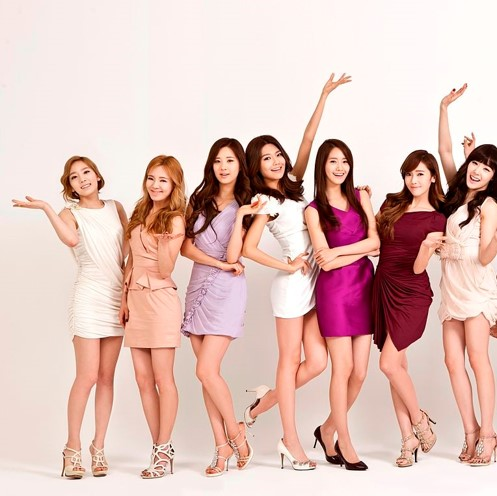
//> input picture Panorama/소녀시대_1.jpg, 497 x 496 px
$ ./Main   (built with g++ and OpenCV 4)
//> lines starting //> are read from the running program, lines starting //| are printed output that depends on the picture
### Panorama/RandomNumberGenerator.h
#pragma once
#include <iostream>
#include <cstdlib>	// std::radn(), std::srand()
#include <ctime>	// std::time()
#include <random>

using namespace std;
namespace UTIL
{
	// [8 lines left out: function PRNG, not called in this run]

	int getRandomNumber(int min, int max)
	{
		static const double fraction = 1. / (RAND_MAX + 1.);

		return min + static_cast<int>((max - min + 1) * (std::rand() * fraction));
	}
}

### Panorama/Panorama.h
#pragma once
#include "opencv2\opencv.hpp"
#include <utility>
#include <vector>
#include <tuple>
#include <math.h>
using namespace std;

namespace IPCVL
{
	class Panorama
	{
	private:
		//vector<pair<cv::Point, cv::Point>> similarKeypoints;
		cv::Mat &img1;
		cv::Mat &img2;

		void makeInput_Matrix(const vector<pair<cv::Point, cv::Point>> &similarKeypoints,
			cv::Mat &input, vector<pair<cv::Point, cv::Point>>::iterator &iter);
		void makeOutput_Matrix(cv::Mat &input, vector<pair<cv::Point, cv::Point>>::iterator &iter);
		void makeTransformationMatrix(const cv::Mat &input, cv::Mat &output);

	public:
		Panorama(cv::Mat &img1, cv::Mat &img2);
		cv::Mat getTransformationMatrixByleastSquareMethod(vector<pair<cv::Point, cv::Point>> &similarKeypoints);
		cv::Mat MatchingByRANSAC(const vector<pair<cv::Point, cv::Point>> &similarKeypoints,
			const int &k, const int &d, const int &fiterror);
		int getHeight();
		int getWidth(const vector<pair<cv::Point, cv::Point>> &similarKeypoints);
		cv::Mat makePanoramaImage(const cv::Mat &TransformationMatrix,
			const vector<pair<cv::Point, cv::Point>> &similarKeypoints);
		cv::Mat getTransXY(const int &x, const int &y, const cv::Mat &TransformationMatrix);
	};
}

### Panorama/Euclidean.h
#pragma once
#include "FeatureVector.h"
#include <vector>
#include <utility>
#include <algorithm>
#include <cmath>
using namespace cv;
using namespace std;

namespace IPCVL
{
	class Euclidean
	{
	private:
		vector<pair<cv::Point, cv::Point>> similarKeypoints;

	public:
		void getMinimumDistanceKeyPoint(vector<FeatureVector> &featurevector1,
			vector<FeatureVector> &featurevector2, const double &threshold);

		double getMinimumDistance(const vector<vector<double>> &vector1,
			const vector<vector<double>> &vector2, double &distance);

		vector<pair<cv::Point, cv::Point>> getSimilarKeypoints();

		void DrawSimilarKeyPoints(Mat &img1, Mat &img2);
	};
}

### Panorama/FeatureVector.h
#pragma once
#include "opencv2\opencv.hpp"

namespace IPCVL
{
	class FeatureVector
	{
	public:
		int y;
		int x;
		std::vector<std::vector<double>> vector;

		FeatureVector(int &x, int &y, std::vector<std::vector<double>> &featureVector)
			: x(x), y(y), vector(featureVector)
		{}
	};
}

### Panorama/HOG_Descriptor.h
#pragma once
#include "FeatureVector.h"
#include "Moravec.h"
#include <vector>
#include <utility>
#include <algorithm>
#include "FeatureVector.h"
using namespace std;

namespace IPCVL
{
	class HOG_Descriptor
	{
	private:
		Mat img;
		vector<pair<int, int>> keyPoint;
		vector<FeatureVector> featureVector;
		int windowSize;
		int blockSize;

	public:
		HOG_Descriptor(const Mat &src, vector<pair<int, int>> &input, const int &windowSize);
		vector<FeatureVector> getFeatureVector();
		void FindDominantOrientation();
		void MakeDescriptor();
		void getHistogram(vector<double> &histogram, const vector<double> &gradientOrientation,
			const vector<double> &dominantOrientation);
	};
}

### Panorama/Moravec.h
#pragma once
#include "opencv2\opencv.hpp"
#include <utility>
#include <vector>
#include <cmath>
#include <algorithm>
using namespace cv;
using namespace std;

namespace IPCVL
{
	class Moravec
	{
	private:
		cv::Mat confidence;
		vector<pair<int, int>> keyPoint;
		int threshold;

	public:
		Moravec(const cv::Mat &src, const int &threshold);
		void CreatConfidence(const cv::Mat &src);
		void DrawFeature(const cv::Mat& dst);
		void processChannel(const cv::Mat &img, const int &x, const int &y);
		void StoreFeaturePossiblity(const int &x, const int &y);
		vector<pair<int, int>> getKeyPoint();
	};
}

### Panorama/Panorama.cpp
#include "Panorama.h"
#include "RandomNumberGenerator.h"
#include <string.h>

IPCVL::Panorama::Panorama(cv::Mat &img1, cv::Mat &img2)
	:img1{ img1 }, img2{ img2 }
{}

void IPCVL::Panorama::makeInput_Matrix(const vector<pair<cv::Point, cv::Point>> &similarKeypoints,
	cv::Mat &input, vector<pair<cv::Point, cv::Point>>::iterator &iter)
{
	input.at<double>(0, 0) += pow(iter->second.y, 2);
	input.at<double>(0, 1) += iter->second.y * iter->second.x;
	input.at<double>(0, 2) += iter->second.y;
	input.at<double>(1, 1) += pow(iter->second.x, 2);
	input.at<double>(1, 2) += iter->second.x;
	input.at<double>(2, 2) += 1;

	if (iter == end(similarKeypoints) - 1)
	{
		input.at<double>(1, 0) = input.at<double>(0, 1);
		input.at<double>(2, 0) = input.at<double>(0, 2);
		input.at<double>(2, 1) = input.at<double>(1, 2);

		for (int j = 0; j < 3; ++j)
			for (int i = 0; i < 3; ++i)
				input.at<double>(j + 3, i + 3) = input.at<double>(j, i);
	}
}

void IPCVL::Panorama::makeOutput_Matrix(cv::Mat &input,
	vector<pair<cv::Point, cv::Point>>::iterator &iter)
{
	input.at<double>(0, 0) += iter->first.y * iter->second.y;
	input.at<double>(1, 0) += iter->second.x * iter->first.y;
	input.at<double>(2, 0) += iter->first.y;
	input.at<double>(3, 0) += iter->second.y * iter->first.x;
	input.at<double>(4, 0) += iter->first.x * iter->second.x;
	input.at<double>(5, 0) += iter->first.x;
}

void IPCVL::Panorama::makeTransformationMatrix(const cv::Mat &input, cv::Mat &output)
{
	output.at<double>(0, 0) = input.at<double>(0, 0);
	output.at<double>(0, 1) = input.at<double>(3, 0);
	output.at<double>(1, 0) = input.at<double>(1, 0);
	output.at<double>(1, 1) = input.at<double>(4, 0);
	output.at<double>(2, 0) = input.at<double>(2, 0);
	output.at<double>(2, 1) = input.at<double>(5, 0);
	output.at<double>(2, 2) = 1;
}

int IPCVL::Panorama::getHeight()
{
	return img2.rows;
}

int IPCVL::Panorama::getWidth(const vector<pair<cv::Point, cv::Point>> &similarKeypoints)
{
	return similarKeypoints[0].first.x
		+ img2.cols - similarKeypoints[0].second.x;
}

cv::Mat IPCVL::Panorama::getTransXY(const int &x, const int &y, const cv::Mat &TransformationMatrix)
{
	double array[1][3]{ {y, x, 1} };
	cv::Mat homogeneousCoordinate(1, 3, CV_64FC1, array);
	cv::Mat point_dst;
	point_dst = homogeneousCoordinate * TransformationMatrix;

	return point_dst;
}

cv::Mat IPCVL::Panorama::getTransformationMatrixByleastSquareMethod(vector<pair<cv::Point, cv::Point>> &similarKeypoints)
{
	cv::Mat input_Matrix = cv::Mat::zeros(6, 6, CV_64FC1);
	cv::Mat operand_Matrix = cv::Mat::zeros(6, 1, CV_64FC1);
	cv::Mat output_Matrix = cv::Mat::zeros(6, 1, CV_64FC1);

	vector<pair<cv::Point, cv::Point>>::iterator iter;

	for (iter = begin(similarKeypoints); iter != end(similarKeypoints); ++iter)
	{
		makeInput_Matrix(similarKeypoints, input_Matrix, iter);
		makeOutput_Matrix(output_Matrix, iter);
	}

	operand_Matrix = input_Matrix.inv() * output_Matrix;

	cv::Mat transformationMatrix = cv::Mat::zeros(3, 3, CV_64FC1);

	makeTransformationMatrix(operand_Matrix, transformationMatrix);

	return transformationMatrix;
}

cv::Mat IPCVL::Panorama::MatchingByRANSAC(const vector<pair<cv::Point, cv::Point>> &similarKeypoints,
	const int &k, const int &d, const int &fiterror)
{
	cv::Mat output;
	int minError = numeric_limits<int>::max();
	for (int i = 0; i < k; ++i)
	{
		vector<pair<cv::Point, cv::Point>> inlier;
		vector<pair<cv::Point, cv::Point>> randomSimilarKeypoint;
		vector<int> threeRandomNumber;
		for (int j = 0; j < 3; ++j)
		{
			int randomNumber = UTIL::getRandomNumber(0, similarKeypoints.size());
			randomSimilarKeypoint.push_back(similarKeypoints[randomNumber]);
			inlier.push_back(similarKeypoints[randomNumber]);
			threeRandomNumber.push_back(randomNumber);
		}

		cv::Mat TransformationMatrix = getTransformationMatrixByleastSquareMethod(randomSimilarKeypoint);

		for (int j = 0; j < similarKeypoints.size(); ++j)
		{
			if (j == threeRandomNumber[0] || j == threeRandomNumber[1]
				|| j == threeRandomNumber[2])
				continue;

			cv::Mat point_dst = getTransXY(similarKeypoints[j].second.x,
				similarKeypoints[j].second.y, TransformationMatrix);

			int y_trans = round(point_dst.at<double>(0, 0));
			int x_trans = round(point_dst.at<double>(0, 1));

			int error = (pow(similarKeypoints[j].first.y - y_trans, 2)
				+ pow(similarKeypoints[j].first.x - x_trans, 2));

			if (error <= fiterror)
			{
				inlier.push_back(similarKeypoints[j]);
				output = TransformationMatrix;
			}
		}

		if (inlier.size() >= d)
		{
			TransformationMatrix = getTransformationMatrixByleastSquareMethod(inlier);

			int error = 0;

			for (int k = 0; k < inlier.size(); ++k)
			{
				cv::Mat point_dst = getTransXY(inlier[k].second.x,
					inlier[k].second.y, TransformationMatrix);

				int y_trans = round(point_dst.at<double>(0, 0));
				int x_trans = round(point_dst.at<double>(0, 1));
				error += pow(inlier[k].first.y - y_trans, 2)
					+ pow(inlier[k].first.x - x_trans, 2);
			}

			if (error <= minError)
			{
				minError = error;
				output = TransformationMatrix;
			}
		}
	}

	return output;
}

cv::Mat IPCVL::Panorama::makePanoramaImage(const cv::Mat &TransformationMatrix,
	const vector<pair<cv::Point, cv::Point>> &similarKeypoints)
{
	int height = getHeight();
	int width = getWidth(similarKeypoints);

	cv::Mat outputMat(cv::Size(width, height), CV_8UC3);

	for (int y = 0; y < img1.rows; ++y)
	{
		for (int x = 0; x < img1.cols; ++x)
		{
			outputMat.at<cv::Vec3b>(y, x)[0] = img1.at<cv::Vec3b>(y, x)[0];
			outputMat.at<cv::Vec3b>(y, x)[1] = img1.at<cv::Vec3b>(y, x)[1];
			outputMat.at<cv::Vec3b>(y, x)[2] = img1.at<cv::Vec3b>(y, x)[2];
		}
	}

	for (int y = 0; y < img2.rows; ++y)
	{
		for (int x = 0; x < img2.cols; ++x)
		{
			cv::Mat point_dst = getTransXY(x, y, TransformationMatrix);

			int y_trans = round(point_dst.at<double>(0, 0));
			int x_trans = round(point_dst.at<double>(0, 1));

			if (y_trans < outputMat.rows && y_trans >= 0
				&& x_trans < outputMat.cols && x_trans >= 0)
			{
				outputMat.at<cv::Vec3b>(y_trans, x_trans)[0] = img2.at<cv::Vec3b>(y, x)[0];
				outputMat.at<cv::Vec3b>(y_trans, x_trans)[1] = img2.at<cv::Vec3b>(y, x)[1];
				outputMat.at<cv::Vec3b>(y_trans, x_trans)[2] = img2.at<cv::Vec3b>(y, x)[2];
			}

		}
	}

	return outputMat;
}

### Panorama/Euclidean.cpp
#include "Euclidean.h"

void IPCVL::Euclidean::getMinimumDistanceKeyPoint(vector<FeatureVector> &featurevector1,
	vector<FeatureVector> &featurevector2, const double &threshold)
{
	vector<FeatureVector>::iterator iter1, iter2;

	for (iter1 = begin(featurevector1); iter1 != end(featurevector1); ++iter1)
	{
		double minDistance = numeric_limits<double>::max();
		bool isSimilarKeyPoints = false;
		int min_y = 0, min_x = 0;
		for (iter2 = begin(featurevector2); iter2 != end(featurevector2); ++iter2)
		{
			double temp = minDistance;
			minDistance = getMinimumDistance(iter1->vector, iter2->vector, minDistance);

			if (minDistance != temp && minDistance < threshold)
			{
				min_x = iter2->x;
				min_y = iter2->y;
				isSimilarKeyPoints = true;
			}
		}

		if(isSimilarKeyPoints == true)
			similarKeypoints.push_back(pair<Point, Point>
				(Point(iter1->x, iter1->y), Point(min_x, min_y)));
	}
}

double IPCVL::Euclidean::getMinimumDistance(const vector<vector<double>> &vector1,
	const vector<vector<double>> &vector2, double &distance)
{
	double sum = 0.;

	for (int i = 0; i < vector1.size(); ++i)
		for (int j = 0; j < vector1[0].size(); ++j)
			sum += pow(vector1[i][j] - vector2[i][j], 2);

	sum = sqrt(sum);

	return min(distance, sum);
}

vector<pair<cv::Point, cv::Point>> IPCVL::Euclidean::getSimilarKeypoints()
{
	return similarKeypoints;
}

// [10 lines left out: function DrawSimilarKeyPoints, not called in this run]

### Panorama/HOG_Descriptor.cpp
#include "HOG_Descriptor.h"


IPCVL::HOG_Descriptor::HOG_Descriptor(const Mat &src, vector<pair<int, int>> &input, const int &windowSize=16)
{
	src.copyTo(img);
	this->windowSize = windowSize;
	this->blockSize = windowSize / 4;

	vector<std::pair<int, int>>::iterator iter;

	for (iter = begin(input); iter != end(input); iter++)
		keyPoint.push_back(pair<int, int>(iter->first, iter->second));
}

void IPCVL::HOG_Descriptor::getHistogram(vector<double> &histogram,
	const vector<double> &Orientation, const vector<double> &weight)
{
	for (int i = 0; i < Orientation.size(); ++i)
	{
		int bin = round(Orientation[i] / (360 >> 3));
		if (bin >= 8)
			bin -= 8;
		if (bin < 0)
			bin += 8;
		histogram[bin] += (1 * weight[i]);
	}

	double sum_of_hist = 0;

	for (auto &e : histogram)
		sum_of_hist += e;

	for (int i = 0; i < histogram.size(); ++i)
		histogram[i] = histogram[i] / sum_of_hist;
}

void IPCVL::HOG_Descriptor::MakeDescriptor()
{
	const int SIFT_ORI_HIST_BINS = 8;
	vector<std::pair<int, int>>::iterator iter;
	vector<vector<double>> feature_vector_oneKeypoint;
	for (iter = begin(keyPoint); iter != end(keyPoint); iter++)
	{
		cv::Point beginPoint = cv::Point(iter->first - windowSize/2, iter->second - windowSize/2);
		cv::Point endPoint = cv::Point(iter->first + windowSize/2, iter->second + windowSize/2);
		for (int y1 = beginPoint.y; y1 < endPoint.y; y1 += blockSize)
		{
			for (int x1 = beginPoint.x; x1 < endPoint.x; x1 += blockSize)
			{
				vector<double> orient;
				vector<double> mag;

				for (int y2 = y1; y2 < y1 + blockSize; ++y2)
				{
					for (int x2 = x1; x2 < x1 + blockSize; ++x2)
					{
						if (y2 > 0 && y2 < img.rows - 1 &&
							x2 > 0 && x2 < img.cols - 1)
						{
							int dx = -img.at<uchar>(y2, x2 - 1)
								+ img.at<uchar>(y2, x2 + 1);
							int dy = -img.at<uchar>(y2 - 1, x2)
								+ img.at<uchar>(y2 + 1, x2);

							cv::Mat Mag(cv::Size(1, 1), CV_64FC1);
							cv::Mat Angle(cv::Size(1, 1), CV_64FC1);

							cv::cartToPolar(dx, dy, Mag, Angle, true);

							orient.push_back(Angle.at<double>(0));
							mag.push_back(Mag.at<double>(0));
						}
					}
				}

				vector<double> HOG(SIFT_ORI_HIST_BINS, 0);

				getHistogram(HOG, orient, mag);

				feature_vector_oneKeypoint.push_back(HOG);
			}
		}

		featureVector.push_back(IPCVL::FeatureVector(iter->first,
			iter->second, feature_vector_oneKeypoint));

		feature_vector_oneKeypoint.clear();
	}
}

vector<IPCVL::FeatureVector> IPCVL::HOG_Descriptor::getFeatureVector()
{
	return featureVector;
}

### Panorama/Moravec.cpp
#include "Moravec.h"
using namespace std;

namespace IPCVL
{
	Moravec::Moravec(const cv::Mat &src, const int &threshold)
	{
		confidence = cv::Mat::zeros(src.size(), CV_64FC1);

		this->threshold = threshold;
	}

	void Moravec::CreatConfidence(const cv::Mat &src)
	{
		for (int y = 2; y < src.rows - 2; ++y)
		{
			for (int x = 2; x < src.cols - 2; ++x)
			{
				processChannel(src, x, y);
			}
		}
	}

	void Moravec::processChannel(const cv::Mat &img, const int &x, const int &y)
	{
		std::vector<float> sum_of_squared_difference(4);

		for (int j = -1; j < 2; ++j)
		{
			for (int i = -1; i < 2; ++i)
			{
				sum_of_squared_difference[0] += pow((img.at<uchar>(y + j, x + i + 1) - img.at<uchar>(y + j, x + i)), 2);
				sum_of_squared_difference[1] += pow((img.at<uchar>(y + j, x + i - 1) - img.at<uchar>(y + j, x + i)), 2);
				sum_of_squared_difference[2] += pow((img.at<uchar>(y + j + 1, x + i) - img.at<uchar>(y + j, x + i)), 2);
				sum_of_squared_difference[3] += pow((img.at<uchar>(y + j - 1, x + i) - img.at<uchar>(y + j, x + i)), 2);
			}
		}

		confidence.at<double>(y, x) = min(sum_of_squared_difference[3],
				min(sum_of_squared_difference[2],
				min(sum_of_squared_difference[1],
					sum_of_squared_difference[0])));

		if (confidence.at<double>(y, x) >= threshold)
			StoreFeaturePossiblity(x, y);
	}

	void Moravec::StoreFeaturePossiblity(const int &x, const int &y)
	{
		if (confidence.at<double>(y, x) >= threshold)
			keyPoint.push_back(pair<int, int>(x, y));
	}

	// [8 lines left out: function DrawFeature, not called in this run]

	vector<pair<int, int>> Moravec::getKeyPoint()
	{
		return keyPoint;
	}
}

### Panorama/Main.cpp
#include "Moravec.h"
#include "HOG_Descriptor.h"
#include "Euclidean.h"
#include "Panorama.h"

using namespace IPCVL;

int main()
{
	cv::Mat src1 = imread("소녀시대_1.jpg", cv::IMREAD_GRAYSCALE);
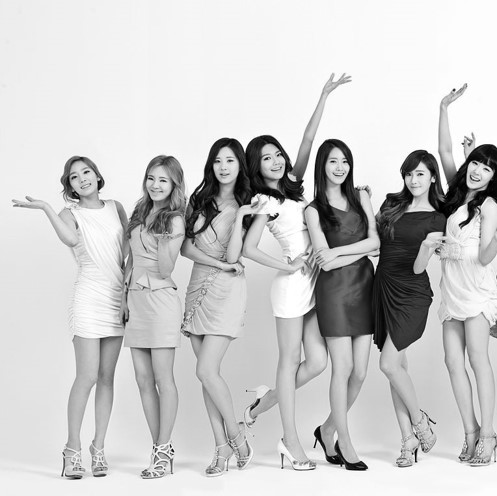
//> src1: 496 rows x 497 cols, CV_8UC1; min 0, max 255, mean 202.4
	int threshold = 20000;
	Moravec moravec1(src1, threshold);
	moravec1.CreatConfidence(src1);

	cv::Mat src2 = imread("소녀시대_2.jpg", cv::IMREAD_GRAYSCALE);
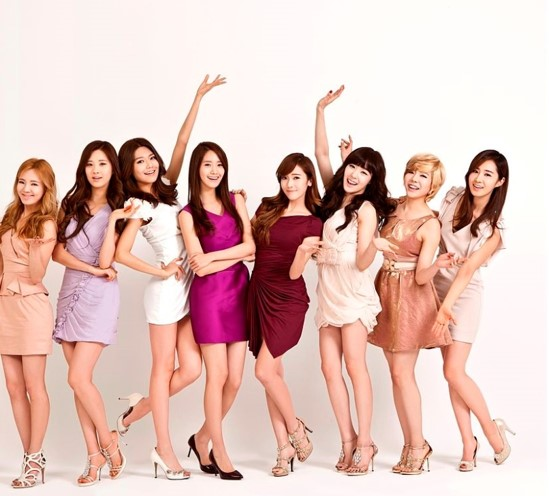
//> input picture Panorama/소녀시대_2.jpg, 549 x 496 px
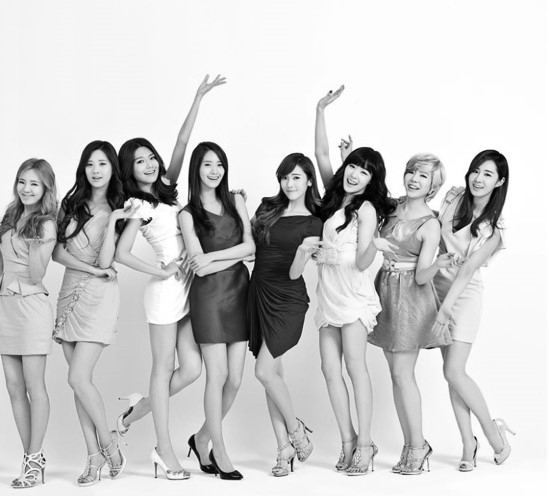
//> src2: 496 rows x 549 cols, CV_8UC1; min 0, max 255, mean 202.6
	Moravec moravec2 (src2, threshold);
	moravec2.CreatConfidence(src2);

	cv::Mat dst1 = imread("소녀시대_1.jpg", cv::IMREAD_COLOR);
//> dst1 is the input picture: 496 rows x 497 cols, CV_8UC3; mean B, G, R 186.7, 193.6, 225.4
	cv::Mat dst2 = imread("소녀시대_2.jpg", cv::IMREAD_COLOR);
//> dst2 is the input picture: 496 rows x 549 cols, CV_8UC3; mean B, G, R 186.8, 193.8, 225.7

	vector<pair<int, int>> keyPoint1, keyPoint2;

	keyPoint1 = moravec1.getKeyPoint();
//> keyPoint1 = 1815 pairs, first 12: [452, 88], [453, 88], [454, 88], [455, 88], [452, 89], [453, 89], [454, 89], [455, 89], [459, 89], [452, 90], [453, 90], [454, 90]
	keyPoint2 = moravec2.getKeyPoint();
//> keyPoint2 = 1325 pairs, first 12: [329, 90], [330, 90], [331, 90], [329, 91], [330, 91], [331, 91], [332, 91], [330, 92], [331, 92], [331, 93], [146, 139], [147, 139]

	HOG_Descriptor HOGDescriptor1(src1, keyPoint1, 16);
//> after the loop in HOG_Descriptor, `for (iter = begin(input); iter != end(input); iter++)`: keyPoint has the same summary as keyPoint1 outside HOG_Descriptor
	HOG_Descriptor HOGDescriptor2(src2, keyPoint2, 16);

	HOGDescriptor1.MakeDescriptor();
//> the loop in MakeDescriptor, `for (iter = begin(keyPoint); iter != end(keyPoint); iter++)` made 1815 passes
//> (beginPoint, endPoint) on passes 1 to 3: (Point(444, 80), Point(460, 96)), (Point(445, 80), Point(461, 96)), (Point(446, 80), Point(462, 96))
//> after the loop in MakeDescriptor, `for (iter = begin(keyPoint); iter != end(keyPoint); iter++)`: featureVector = 1815 items
	HOGDescriptor2.MakeDescriptor();
//> the loop in MakeDescriptor (call 2), `for (iter = begin(keyPoint); iter != end(keyPoint); iter++)` made 1325 passes
//> (beginPoint, endPoint) on passes 1 to 3: (Point(321, 82), Point(337, 98)), (Point(322, 82), Point(338, 98)), (Point(323, 82), Point(339, 98))

	vector<FeatureVector> featureVector1 = HOGDescriptor1.getFeatureVector();
//> featureVector1 = 1815 items
	vector<FeatureVector> featureVector2 = HOGDescriptor2.getFeatureVector();
//> featureVector2 = 1325 items

	Euclidean euclidean;

	euclidean.getMinimumDistanceKeyPoint(featureVector1, featureVector2, 1.);
//> the loop in getMinimumDistanceKeyPoint, `for (iter1 = begin(featurevector1); iter1 != end(featurevector1); ++it..` made 1815 passes
//> (minDistance, min_x, min_y, isSimilarKeyPoints) on passes 1 to 3: (1.8e+308, 0, 0, false), (1.38, 0, 0, false), (1.33, 0, 0, false)
//> after the loop in getMinimumDistanceKeyPoint, `for (iter1 = begin(featurevector1); iter1 != end(featurevector1); ++it..`: iter1->vector = 3915202207659 items; similarKeypoints = 661 items

	std::vector<std::pair<cv::Point, cv::Point>> similarKeyPoints;

	similarKeyPoints = euclidean.getSimilarKeypoints();
//> similarKeyPoints = 661 items

	Panorama panorama(dst1, dst2);

	cv::Mat T = panorama.MatchingByRANSAC(similarKeyPoints, 100, 50, 4.);
//> after the loop in MatchingByRANSAC, `for (int i = 0; i < k; ++i)`: output = [[0.978, 0.0012, 0], [-0.000165, 0.984, 0], [0.848, 128.1, 1]]; minError = 11
//> T has the same summary as output in MatchingByRANSAC

	cv::Mat dst3 = panorama.makePanoramaImage(T, similarKeyPoints);
//> in makePanoramaImage, `int width = getWidth(similarKeypoints);`: width = 672
//> in makePanoramaImage, `cv::Mat outputMat(cv::Size(width, height), CV_8UC3);`: outputMat: 496 rows x 672 cols, CV_8UC3; every value is 0
//> after the loop in makePanoramaImage, `for (int y = 0; y < img1.rows; ++y)`:
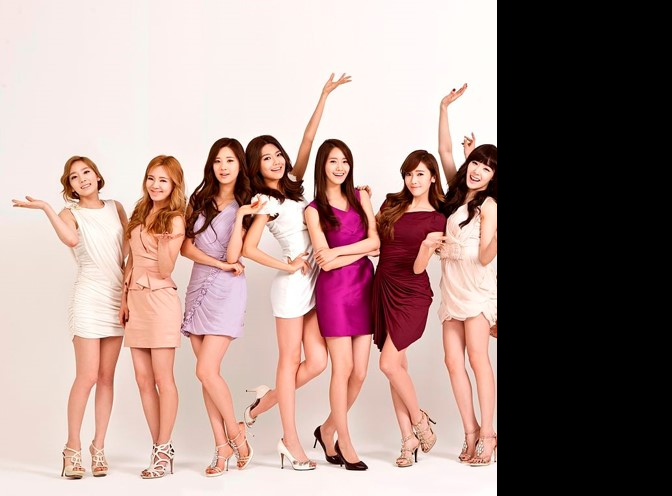
//> outputMat: 496 rows x 672 cols, CV_8UC3; mean B, G, R 138.1, 143.2, 166.7
//> after the loop in makePanoramaImage, `for (int y = 0; y < img2.rows; ++y)`:
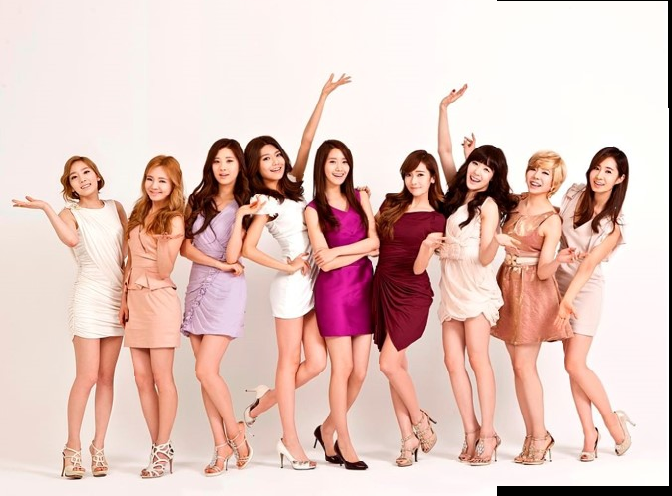
//> outputMat: 496 rows x 672 cols, CV_8UC3; mean B, G, R 190.2, 197.3, 226.4

	imshow("dst1", dst1);
	imshow("dst2", dst2);
	imshow("dst3", dst3);

	cv::waitKey();

	return 0;
}
